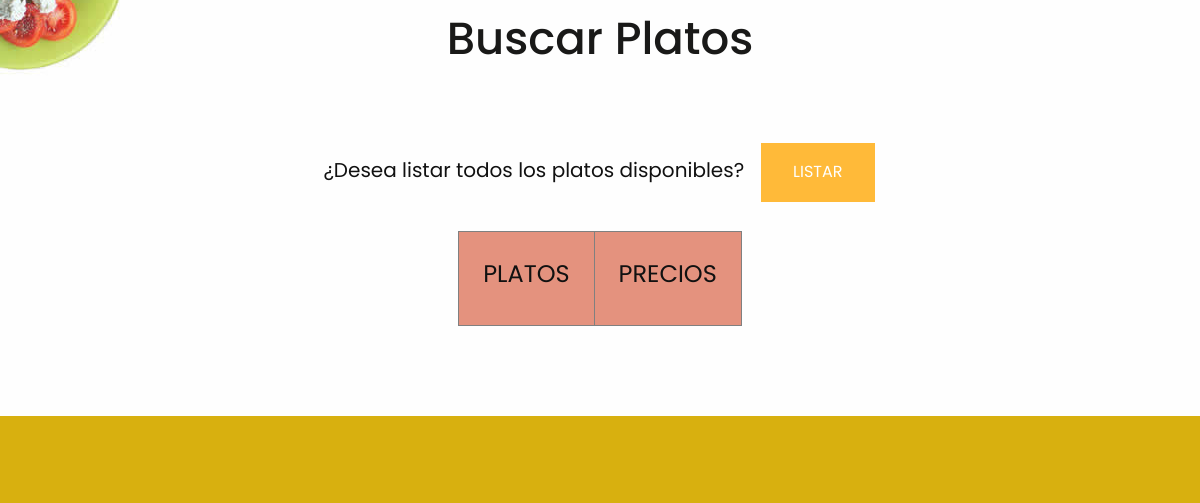
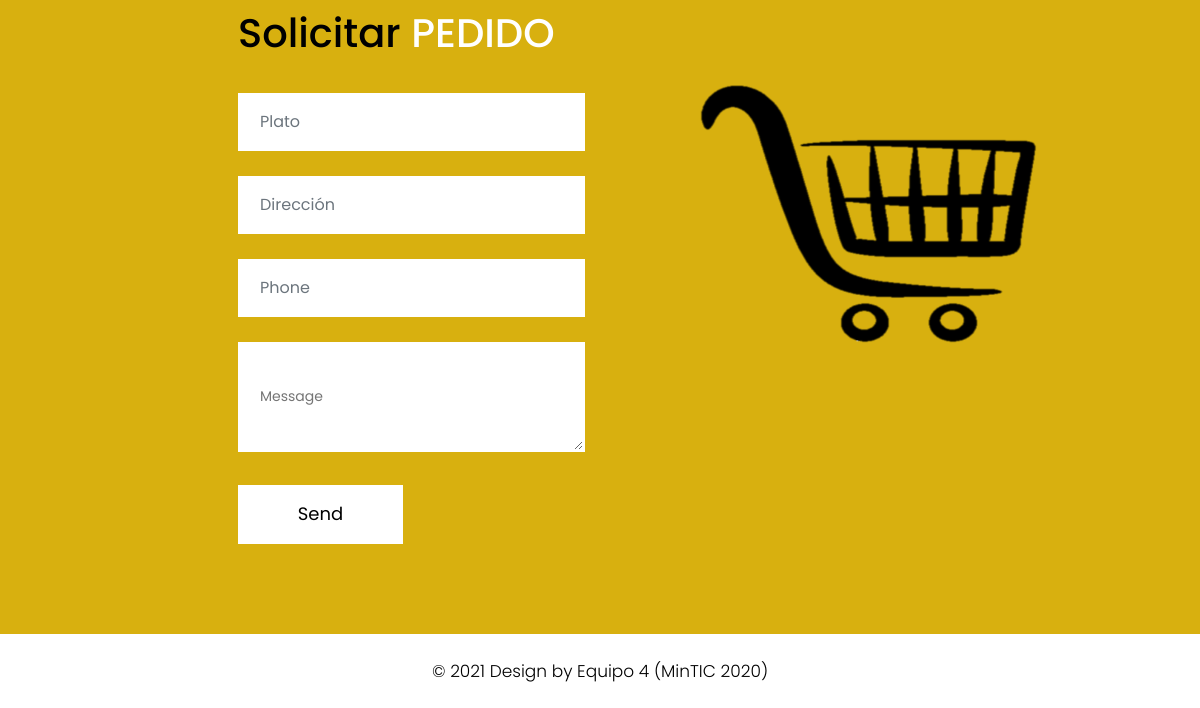
The app's page /estudiante/list (signed in, lower part), older data (2 pictures, top to bottom).
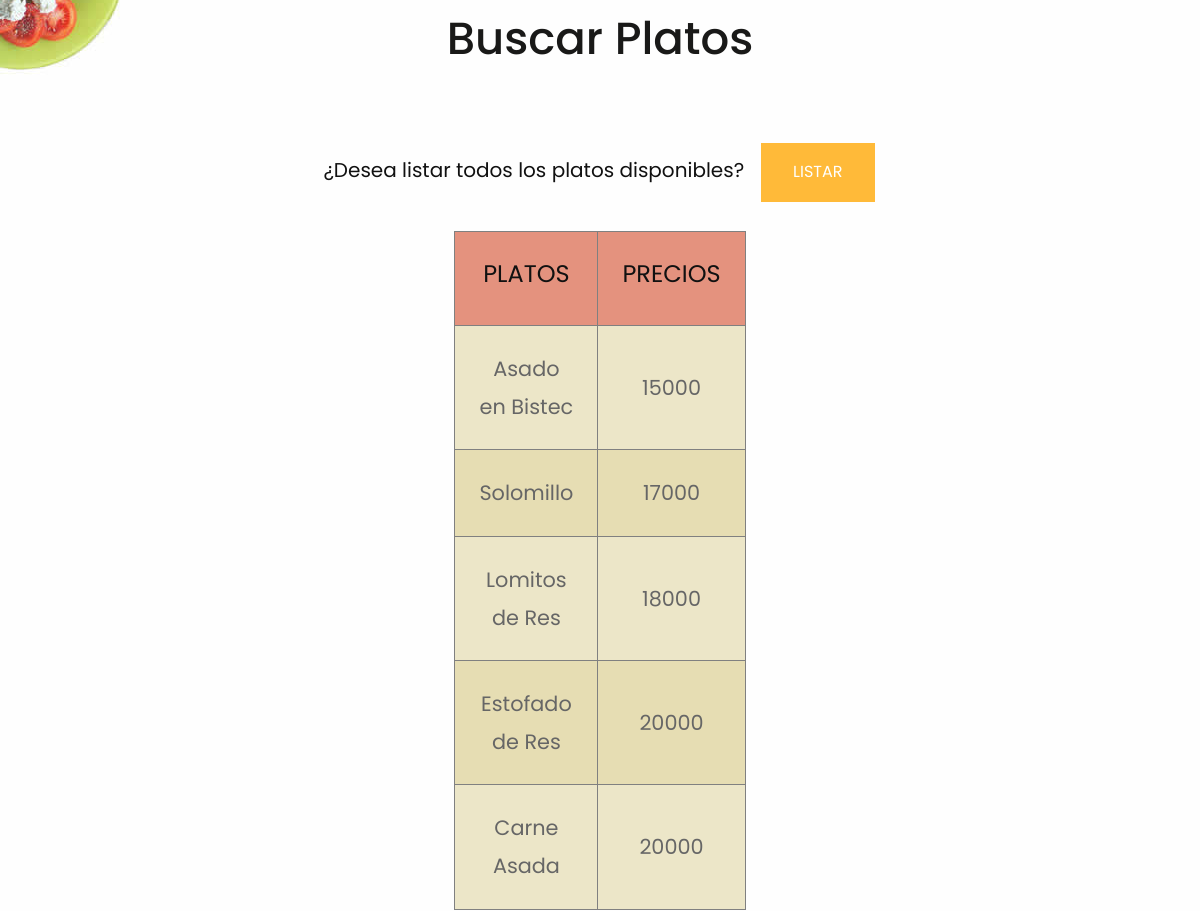
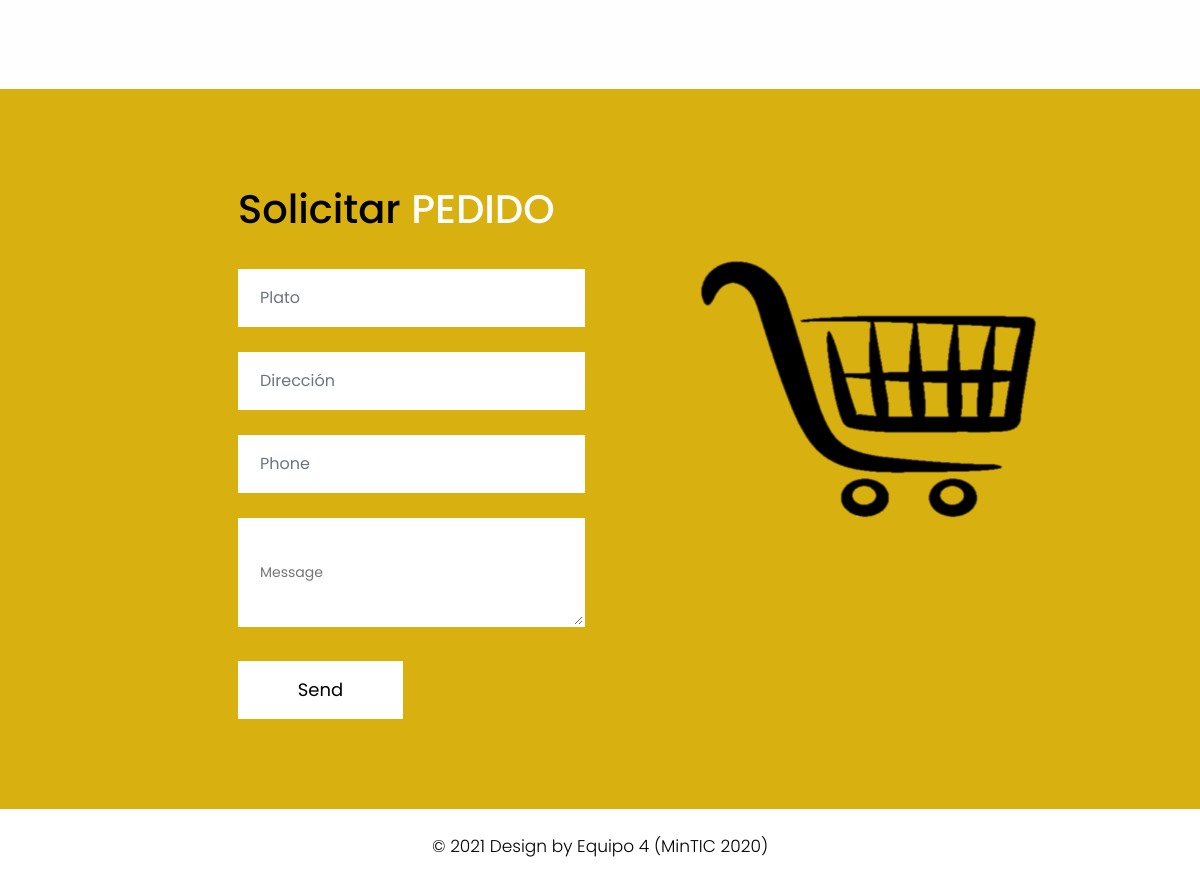
The same page, newer data (2 pictures, top to bottom).
### tables this page shows
CREATE TABLE plato (id_plato INTEGER PRIMARY KEY AUTOINCREMENT UNIQUE NOT NULL, nombre_plato TEXT, precio_plato INTEGER);

### app.py (the view)
@app.route("/estudiante/list", methods=["GET","POST"])
def estudiante_list():
    my_var = session.get('nombre', None)
    if "username" in session:
        try:
            with sqlite3.connect("restaurant.db") as con:
                con.row_factory = sqlite3.Row #convierte la respuesta de la BD en un diccionario
                cur = con.cursor()
                cur.execute("SELECT * FROM plato")
                row = cur.fetchall()
                return render_template("sesion.html", row = row, name=my_var)
        except Error:
            print(Error)
            return "No Existen Platos"
    else:
        flash ("Acción no permitida")
        return render_template("error.html")

### templates/sesion.html (shortened to what this page needs)
<!DOCTYPE html>
<html lang="es">
<head>
    <link rel="stylesheet" href="{{ url_for('static', filename='css/bootstrap.min.css') }}" type="text/css">
    <link rel="stylesheet" href="{{ url_for('static', filename='css/owl.carousel.min.css') }}" type="text/css">
    <link rel="stylesheet" href="{{ url_for('static', filename='css/style.css') }}" type="text/css">
    <link rel="stylesheet" href="{{ url_for('static', filename='css/responsive.css') }}" type="text/css">
    <link rel="stylesheet" href="https://cdnjs.cloudflare.com/ajax/libs/font-awesome/4.7.0/css/font-awesome.min.css">
</head>
<body class="main-layout">
    <div class="wrapper">
    <div id="content">
<div class="bg_bg">
<div class="about">
    <div class="container">
      <div class="row">
         <div class="col-md-12">
             <div class="title">
                <h2>Buscar Platos</h2>
             </div>
          </div>
       </div>
    </div>
</div>
<form>
    <div>
        <label for="uname"><h2 style="font-size: 20px;">¿Desea listar todos los platos disponibles?</h2></label>&nbsp &nbsp
        <a href="/estudiante/list" class="button_list11">LISTAR</a>
    </div>
</form>
    <br>
    <table style="width: 20%" id="tabla" border="1" align="center">
        <tbody>
            <tr style="text-align:center">
                <td><h1>PLATOS</h1></td>
                <td><h1>PRECIOS</h1></td>
            </tr>
            {% for r in row %}
            <tr>
                <td>{{ r ["nombre_plato"] }} </td>
                <td>{{ r ["precio_plato"] }} </td>
            </tr>
            {% endfor %}
        </tbody>
    </table>
    <fooetr>
        <div class="footer">
            <div class="container-fluid">
                <div class="row">
                  <div class=" col-md-12">
                    <h2>Solicitar<strong class="white"> PEDIDO</strong></h2>
                  </div>
                    <div class="col-xl-6 col-lg-6 col-md-6 col-sm-12">
                        <form class="main_form">
                            <div class="row">
                                <div class="col-xl-12 col-lg-12 col-md-12 col-sm-12">
                                    <input class="form-control" placeholder="Plato" type="text" name="Name">
                                </div>
                                <div class="col-xl-12 col-lg-12 col-md-12 col-sm-12">
                                    <input class="form-control" placeholder="Dirección" type="text" name="Email">
                                </div>
                                <div class="col-xl-12 col-lg-12 col-md-12 col-sm-12">
                                    <input class="form-control" placeholder="Phone" type="text" name="Phone">
                                </div>
                                <div class="col-xl-12 col-lg-12 col-md-12 col-sm-12">
                                    <textarea class="textarea" placeholder="Message" type="text" name="Message"></textarea>
                                </div>
                                <div class="col-xl-12 col-lg-12 col-md-12 col-sm-12">
                                    <button class="send">Send</button>
                                </div>
                            </div>
                        </form>
                    </div>
                    <div class="col-xl-6 col-lg-6 col-md-6 col-sm-12">
                        <div class="img-box">
                            <figure><img src="{{ url_for('static', filename='images/carrito.png') }}" alt="img" /></figure>
                        </div>
                    </div>
                </div>
            </div>
            <div class="copyright">
                <div class="container">
                    <p>© 2021 Design by Equipo 4 (MinTIC 2020)</p>
                </div>
            </div>
        </div>
    </fooetr>
    </div>
    </div>
</body>
</html>

### static/css/style.css (style rules this page uses)
body { color: #666666; font-size: 14px; font-family: 'poppins', sans-serif; line-height: 1.80857; font-weight: normal; }
a { color: #1f1f1f; text-decoration: none !important; outline: none !important; -webkit-transition: all .3s ease-in-out; -moz-transition: all .3s ease-in-out; -ms-transition: all .3s ease-in-out; -o-transition: all .3s ease-in-out; transition: all .3s ease-in-out; }
h1 { font-size: 24px }
h2 { font-size: 22px }
*, *::after, *::before { -webkit-box-sizing: border-box; -moz-box-sizing: border-box; box-sizing: border-box; }
p { margin: 0px; font-weight: 300; font-size: 15px; line-height: 24px; }
a { color: #222222; text-decoration: none; outline: none !important; }
a, .btn { text-decoration: none !important; outline: none !important; -webkit-transition: all .3s ease-in-out; -moz-transition: all .3s ease-in-out; -ms-transition: all .3s ease-in-out; -o-transition: all .3s ease-in-out; transition: all .3s ease-in-out; }
img { max-width: 100%; height: auto; }
button { border: 0; margin: 0; padding: 0; cursor: pointer; }
.button_list11 { background-color: #ffba39; border: none; color: white; padding: 15px 32px; text-align: center; text-decoration: none; display: inline-block; font-size: 16px; margin: 4px 2px; cursor: pointer; }
.about { padding-top: 90px; }
.title { text-align: center; padding-bottom: 60px; }
.title h2 { font-size: 45px; font-weight: 500; line-height: 40px; color: #191918; padding: 20px 0px; }
.footer { background: #d8b00f; padding-top:90px; margin-top: 90px; }
.footer h2 { color: #000; font-size: 40px; font-weight: 500; padding-left: 223px; padding-bottom: 0px; text-align: left; }
.white { color: #fff; font-weight: 500; }
.main_form { padding-top: 30px; padding-left: 223px; }
.form-control { border: #fff solid 2px; border-radius: inherit; margin-bottom: 25px; padding: 15px 20px; font-family: poppins; }
.textarea { font-family: poppins; border: #fff solid 2px; margin-bottom: 25px; padding: 15px 20px; width: 100%; padding-top: 40px; }
.send { font-family: poppins; float: left; margin: 0 auto; display: block; background: #fff; color: #000; max-width: 165px; padding: 13px 0px; width: 100%; font-size: 18px; }
.footer .img-box { padding-right: 25px; }
.footer .img-box figure { margin: 0px; }
.footer .img-box figure img { width: 100%; }
.copyright { background: #fff; margin-top: 90px; }
.copyright p { color: #000; text-align: center; padding: 25px 0px; font-size: 17px; }
.bg_bg { background: url(../images/bg.jpg); }
* { font-family: Helvetica Neue, Arial, sans-serif; }
body { background-image: linear-gradient(#aaa 25%, #000); }
h1, table { text-align: center; }
table { border-collapse: collapse; width: 70%; margin: 0 auto 5rem; }
th, td { padding: 1.5rem; font-size: 1.3rem; }
tr { background: hsl(50, 50%, 80%); }
tr, td { transition: .4s ease-in; }
tr:first-child { background: hsla(12, 100%, 40%, 0.5); }
tr:nth-child(even) { background: hsla(50, 50%, 80%, 0.7); }

### static/css/responsive.css (style rules this page uses)
* { margin:0; padding: 0; box-sizing: border-box; font-family: "Poppins",sans-serif; }
html, body { display: grid; height: 100%; place-items: center; text-align: center; background: white; }

Row changes from the older to the newer data that the page shows:
added plato: nombre_plato "Asado en Bistec", precio_plato "15000"
added plato: nombre_plato "Solomillo", precio_plato "17000"
added plato: nombre_plato "Lomitos de Res", precio_plato "18000"
added plato: nombre_plato "Estofado de Res", precio_plato "20000"
added plato: nombre_plato "Carne Asada", precio_plato "20000"
